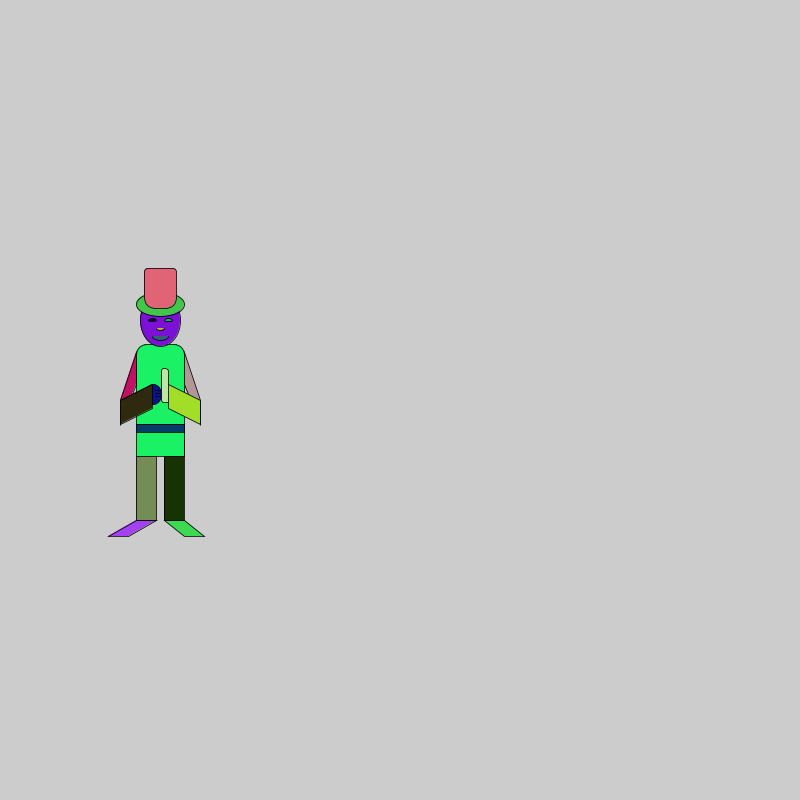
Frame 1 (no input)
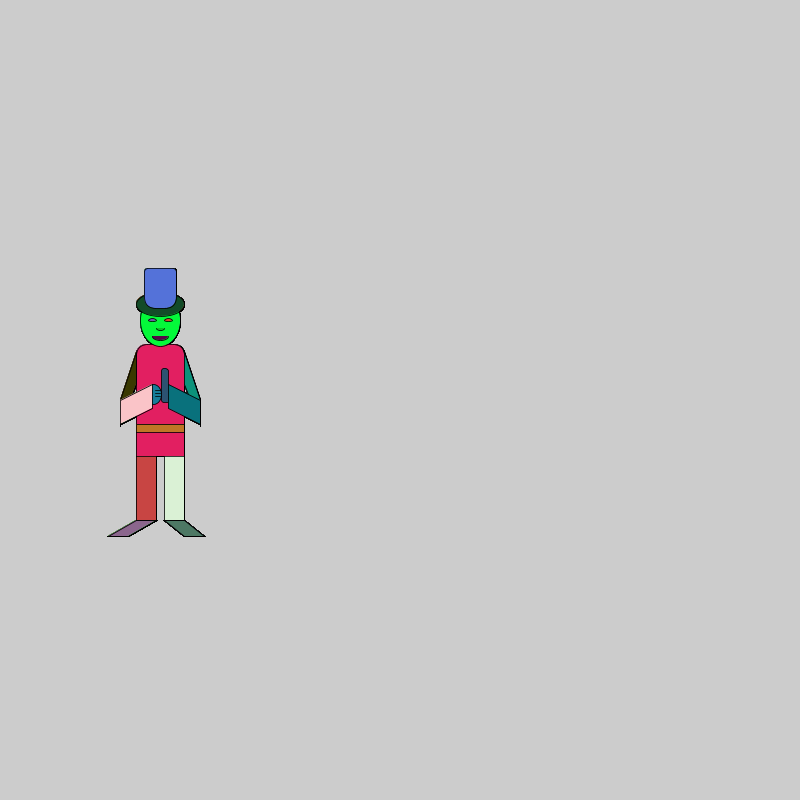
Frame 60 (the mouse pressed at the canvas centre just before this capture)
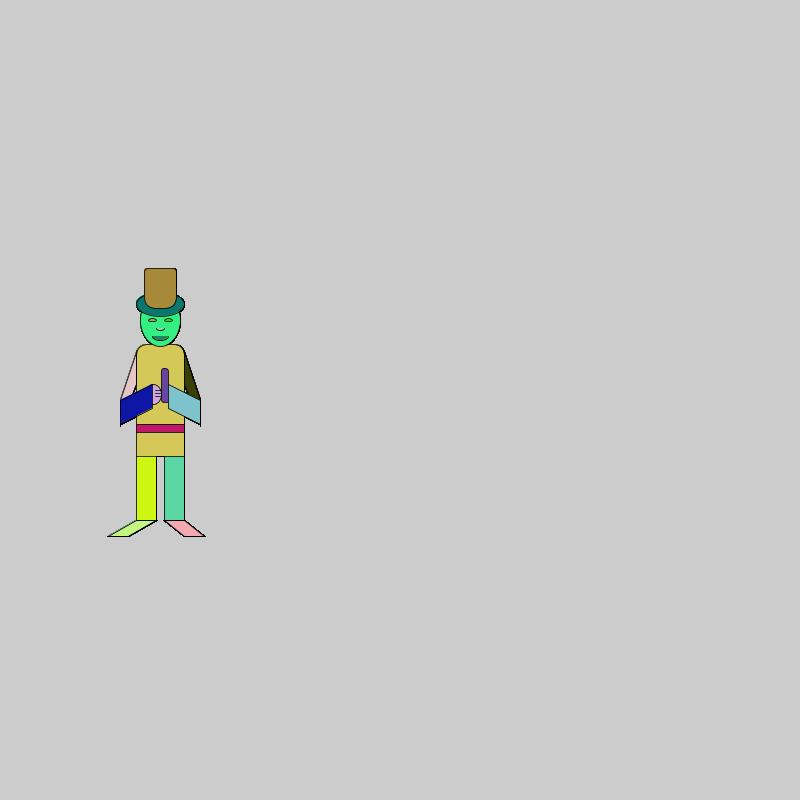
Frame 120 (the mouse held since frame 60 and released just before this capture)

The Processing sketch that drew these frames (run headless with seeded random() and noise(); from frame 60 on, the mouse is pressed at the canvas centre):

// Processing sketch: processing_135965
// ── processing_135965.pde

int j = 100;
int k = 400;
float l = .8;


void setup(){
  size(800,800); 
}

void draw(){
SENSEI();
}

void keyPressed() {
  if (key == CODED) {
    if (keyCode == LEFT) {
      j = j-10;
    } else if (keyCode == RIGHT) {
      j = j+10;
  }
    if (keyCode == UP) {
      l = l-(.01);
    } else if (keyCode == DOWN) {
      l = l+(.01);
}
}
}

void SENSEI(){

scale(l);

//rightfoot/
fill(random(0,255),random(0,255),random(0,255));
quad(j+70,k+250,j+95,k+250,j+60,k+270,j+35,k+270);

//leftfoot/
fill(random(0,255),random(0,255),random(0,255));
quad(j+105,k+250,j+130,k+250,j+155,k+270,j+130,k+270);

//pants//
fill(random(0,255),random(0,255),random(0,255));
rect(j+70,k+150,25,100);
fill(random(0,255),random(0,255),random(0,255));
rect(j+105,k+150,25,100);

//neckline//
triangle(j+80,k+30,j+120,k+30,j+100,k+60);
fill(random(0,255),random(0,255),random(0,255));

//torso//
fill(random(0,255),random(0,255),random(0,255));
rect(j+70,k+30,60,140,15,15,0,0);

//belt//
fill(random(0,255),random(0,255),random(0,255));
rect(j+70,k+130,60,10);

// face //
fill(random(0,255),random(0,255),random(0,255));
ellipse(j+100,k,50,65);

// left eke //
fill(random(0,255),random(0,255),random(0,255));
ellipse(j+90,k,10,3);

// right eke //
fill(random(0,255),random(0,255),random(0,255));
ellipse(j+110,k,10,3);

// hat //
fill(random(0,255),random(0,255),random(0,255));
ellipse(j+100,k-20,60,30);
fill(random(0,255),random(0,255),random(0,255));
rect(j+80,k-65,40,50,5,5,15,15);

//nose//
fill(random(0,255),random(0,255),random(0,255));
arc(j+100,k+10, 10, 5, 0, PI, OPEN);

//smile//
fill(random(0,255),random(0,255),random(0,255));
arc(j+100, k+20, 20, 10, 0, PI);

//righthand//
fill(random(0,255),random(0,255),random(0,255));
ellipse(j+92,k+93,20,25);

line(j+94,k+92,j+101,k+92);
line(j+94,k+96,j+100,k+96);
line(j+94,k+88,j+100,k+88);

//lefthand//
fill(random(0,255),random(0,255),random(0,255));
rect(j+102,k+60,8,43,60,60,0,20);

//rightarm//
fill(random(0,255),random(0,255),random(0,255));
quad(j+70,k+80,j+70,k+40,j+50,k+100,j+50,k+130);

fill(random(0,255),random(0,255),random(0,255));
quad(j+50,k+100,j+50,k+130,j+90,k+110,j+90,k+80);

//left arm//
fill(random(0,255),random(0,255),random(0,255));
quad(j+130,k+80,j+130,k+40,j+150,k+100,j+150,k+130);
 
fill(random(0,255),random(0,255),random(0,255));
quad(j+110,k+110,j+110,k+80,j+150,k+100,j+150,k+130);

}
